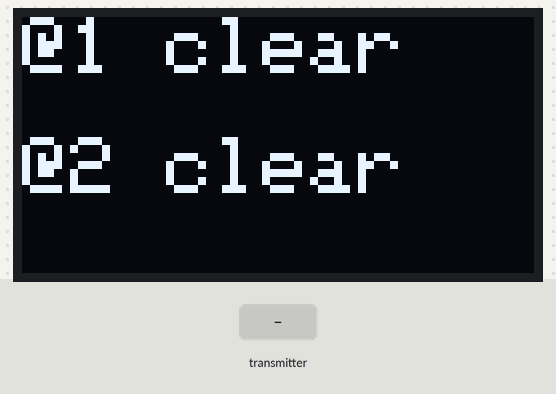
This sketch was run on a simulated ESP32. Parts: 128×64 one-colour display. The test bench sets the inputs (shaded band). What the sketch prints to the serial monitor is not drawn.

Above: at 1.2 s.
1.3 s: the transmitter starts sending id = 1
At 1.8 s:
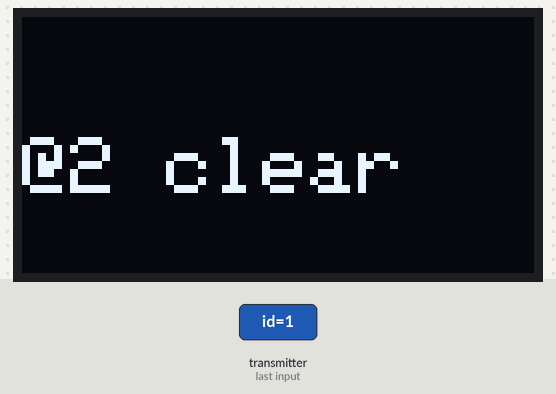
2.8 s: the transmitter starts sending text = 0
At 4.0 s:
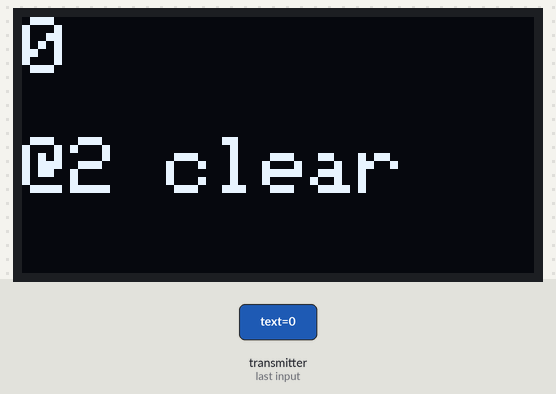
4.3 s: the transmitter starts sending text = 1
At 5.2 s:
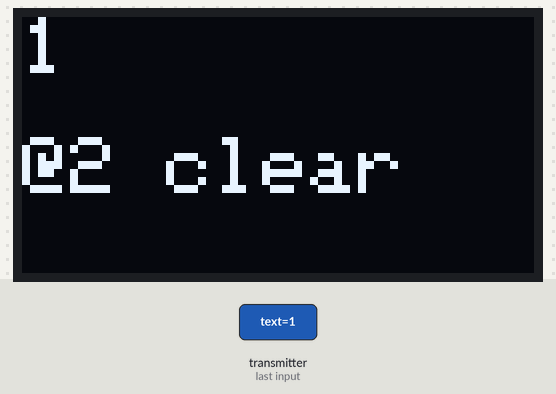
Timing chart, 0 to 7.3 s (numbered marks = the images above; inputs shaded):
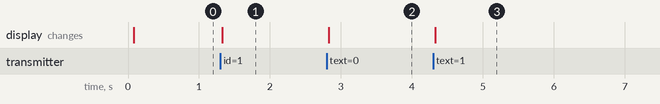

The sketch:

reciever_oled_1st_sensor_code.ino
```cpp
#include <esp_now.h>
#include <WiFi.h>
#include <Adafruit_GFX.h>
#include <Adafruit_SSD1306.h>

#define SCREEN_WIDTH 128
#define SCREEN_HEIGHT 64
Adafruit_SSD1306 display(SCREEN_WIDTH, SCREEN_HEIGHT, &Wire, -1);

typedef struct struct_message {
  int id;
  char text[32];
} struct_message;

struct_message incomingData;
String esp1_data = "@1 clear";
String esp2_data = "@2 clear";

unsigned long lastRecvTime1 = 0;
unsigned long lastRecvTime2 = 0;

void showOLED() {
  display.clearDisplay();
  display.setTextSize(2);
  display.setTextColor(SSD1306_WHITE);

  display.setCursor(0, 0);
  display.println(esp1_data);

  display.setCursor(0, 30);
  display.println(esp2_data);

  display.display();
}

void OnDataRecv(const esp_now_recv_info *info, const uint8_t *incomingDataBytes, int len) {
  struct_message data;
  memcpy(&data, incomingDataBytes, sizeof(data));

  if (data.id == 1) {
    esp1_data = data.text;
    lastRecvTime1 = millis();
  } else if (data.id == 2) {
    esp2_data = data.text;
    lastRecvTime2 = millis();
  }

  showOLED();
  Serial.print("ESP");
  Serial.print(data.id);
  Serial.print(": ");
  Serial.println(data.text);
}

void setup() {
  Serial.begin(115200);
  WiFi.mode(WIFI_STA);

  if (!display.begin(SSD1306_SWITCHCAPVCC, 0x3C)) {
    Serial.println("OLED init failed!");
    for (;;);
  }

  display.clearDisplay();
  display.setTextSize(1);
  display.setTextColor(SSD1306_WHITE);
  display.setCursor(0, 0);
  display.println("Waiting for sensors...");
  display.display();

  if (esp_now_init() != ESP_OK) {
    Serial.println("ESP-NOW init failed!");
    return;
  }

  esp_now_register_recv_cb(OnDataRecv);
}

void loop() {
  // Agar sensor inactive → 5 sec se data nahi aaya → clear dikhao
  if (millis() - lastRecvTime1 > 5000) esp1_data = "@1 clear";
  if (millis() - lastRecvTime2 > 5000) esp2_data = "@2 clear";

  showOLED();
}
```

Measured:
- after the input at 1.3 s, the display: changes at once (image 1)
- after the input at 2.8 s, the display: changes at once (image 2)
- after the input at 4.3 s, the display: changes at once (image 3)
